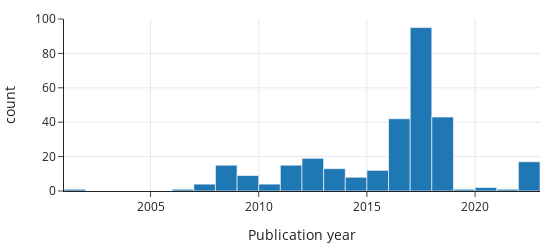

Write notebook code for a chart like this one.
### Markdown cell above
When we take a closer look at the new articles published prior to 2000, we find that the timestamps don't match the actual publication date of the article. These date issues are most likely related to the web scraper collecting inaccurate information from the web pages. We can zoom into the region of the histogram after 2000:

### Code cell
fig = px.histogram(
    X_train.loc[X_train["timestamp"] > "2000", "timestamp"],
    labels={"value": "Publication year"}, width=550, height=250, 
)
fig.update_layout(showlegend=False)

### Figure 1 — Plotly figure (JSON) as saved in the notebook; plotly's stock layout.template omitted (floating-point values rounded to 4 significant figures; data arrays with more than 128 entries replaced by an {"elided": "..."} marker saying what was removed)
{"data": [{"alignmentgroup": "True", "bingroup": "x", "hovertemplate": "variable=timestamp<br>Publication year=%{x}<br>count=%{y}<extra></extra>", "legendgroup": "timestamp", "marker": {"color": "#1F77B4", "pattern": {"shape": ""}}, "name": "timestamp", "offsetgroup": "timestamp", "orientation": "v", "showlegend": true, "type": "histogram", "x": {"elided": "302 str values"}, "xaxis": "x", "yaxis": "y"}], "layout": {"barmode": "relative", "height": 250, "legend": {"title": {"text": "variable"}, "tracegroupgap": 0}, "showlegend": false, "width": 550, "xaxis": {"anchor": "y", "autorange": true, "domain": [0, 1], "range": ["2001-01-01", "2023-01-01"], "title": {"text": "Publication year"}, "type": "date"}, "yaxis": {"anchor": "x", "autorange": true, "domain": [0, 1], "range": [0, 100], "title": {"text": "count"}}}}
